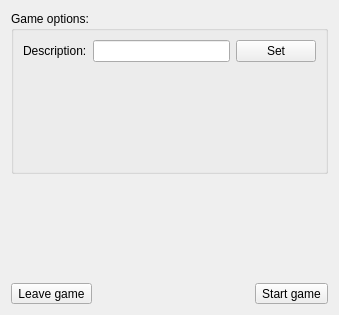
<?xml version="1.0" encoding="UTF-8"?>
<ui version="4.0">
  <class>GameConfig</class>
  <widget class="QWidget" name="GameConfig">
    <property name="geometry">
      <rect>
        <x>0</x>
        <y>0</y>
        <width>339</width>
        <height>315</height>
      </rect>
    </property>
    <property name="sizePolicy">
      <sizepolicy hsizetype="MinimumExpanding" vsizetype="Preferred">
        <horstretch>1</horstretch>
        <verstretch>0</verstretch>
      </sizepolicy>
    </property>
    <property name="windowTitle">
      <string notr="true">Form</string>
    </property>
    <layout class="QVBoxLayout" name="verticalLayout_2">
      <item>
        <widget class="QGroupBox" name="groupBox">
          <property name="title">
            <string>Game options:</string>
          </property>
          <layout class="QVBoxLayout" name="verticalLayout">
            <item>
              <layout class="QHBoxLayout" name="horizontalLayout_2">
                <item>
                  <widget class="QLabel" name="label">
                    <property name="text">
                      <string>Description:</string>
                    </property>
                  </widget>
                </item>
                <item>
                  <widget class="QLineEdit" name="tfDesc"/>
                </item>
                <item>
                  <widget class="QPushButton" name="bDescSet">
                    <property name="text">
                      <string>Set</string>
                    </property>
                  </widget>
                </item>
              </layout>
            </item>
            <item>
              <layout class="QGridLayout" name="gridLayout">
                <item row="1" column="1">
                  <layout class="QVBoxLayout" name="options"/>
                </item>
                <item row="0" column="1">
                  <spacer name="verticalSpacer">
                    <property name="orientation">
                      <enum>Qt::Vertical</enum>
                    </property>
                    <property name="sizeHint" stdset="0">
                      <size>
                        <width>20</width>
                        <height>40</height>
                      </size>
                    </property>
                  </spacer>
                </item>
                <item row="2" column="1">
                  <spacer name="verticalSpacer_2">
                    <property name="orientation">
                      <enum>Qt::Vertical</enum>
                    </property>
                    <property name="sizeHint" stdset="0">
                      <size>
                        <width>20</width>
                        <height>40</height>
                      </size>
                    </property>
                  </spacer>
                </item>
                <item row="1" column="0">
                  <spacer name="horizontalSpacer_2">
                    <property name="orientation">
                      <enum>Qt::Horizontal</enum>
                    </property>
                    <property name="sizeHint" stdset="0">
                      <size>
                        <width>40</width>
                        <height>20</height>
                      </size>
                    </property>
                  </spacer>
                </item>
                <item row="1" column="2">
                  <spacer name="horizontalSpacer_3">
                    <property name="orientation">
                      <enum>Qt::Horizontal</enum>
                    </property>
                    <property name="sizeHint" stdset="0">
                      <size>
                        <width>40</width>
                        <height>20</height>
                      </size>
                    </property>
                  </spacer>
                </item>
              </layout>
            </item>
          </layout>
        </widget>
      </item>
      <item>
        <spacer name="verticalSpacer_3">
          <property name="orientation">
            <enum>Qt::Vertical</enum>
          </property>
          <property name="sizeHint" stdset="0">
            <size>
              <width>20</width>
              <height>40</height>
            </size>
          </property>
        </spacer>
      </item>
      <item>
        <layout class="QHBoxLayout" name="horizontalLayout">
          <item>
            <widget class="CmdToolButton" name="bLeave">
              <property name="text">
                <string>Leave game</string>
              </property>
            </widget>
          </item>
          <item>
            <spacer name="horizontalSpacer">
              <property name="orientation">
                <enum>Qt::Horizontal</enum>
              </property>
              <property name="sizeHint" stdset="0">
                <size>
                  <width>40</width>
                  <height>20</height>
                </size>
              </property>
            </spacer>
          </item>
          <item>
            <widget class="CmdToolButton" name="bStart">
              <property name="text">
                <string>Start game</string>
              </property>
            </widget>
          </item>
        </layout>
      </item>
    </layout>
  </widget>
  <customwidgets>
    <customwidget>
      <class>CmdToolButton</class>
      <extends>QToolButton</extends>
      <header>src/Capic/Gui/cmdtoolbutton.h</header>
    </customwidget>
  </customwidgets>
  <resources/>
  <connections/>
</ui>
